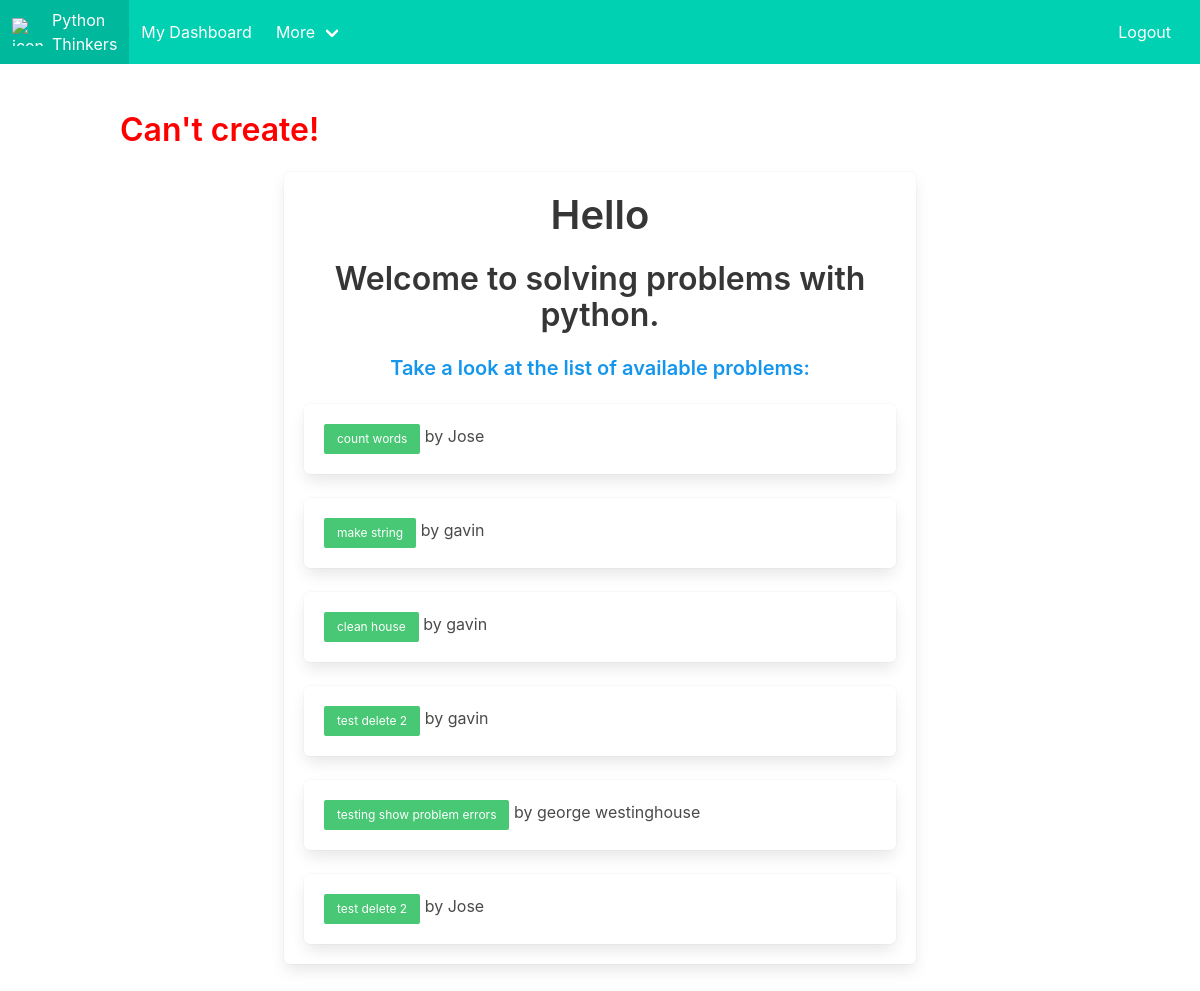
The page /problem/create on the database as committed earlier.
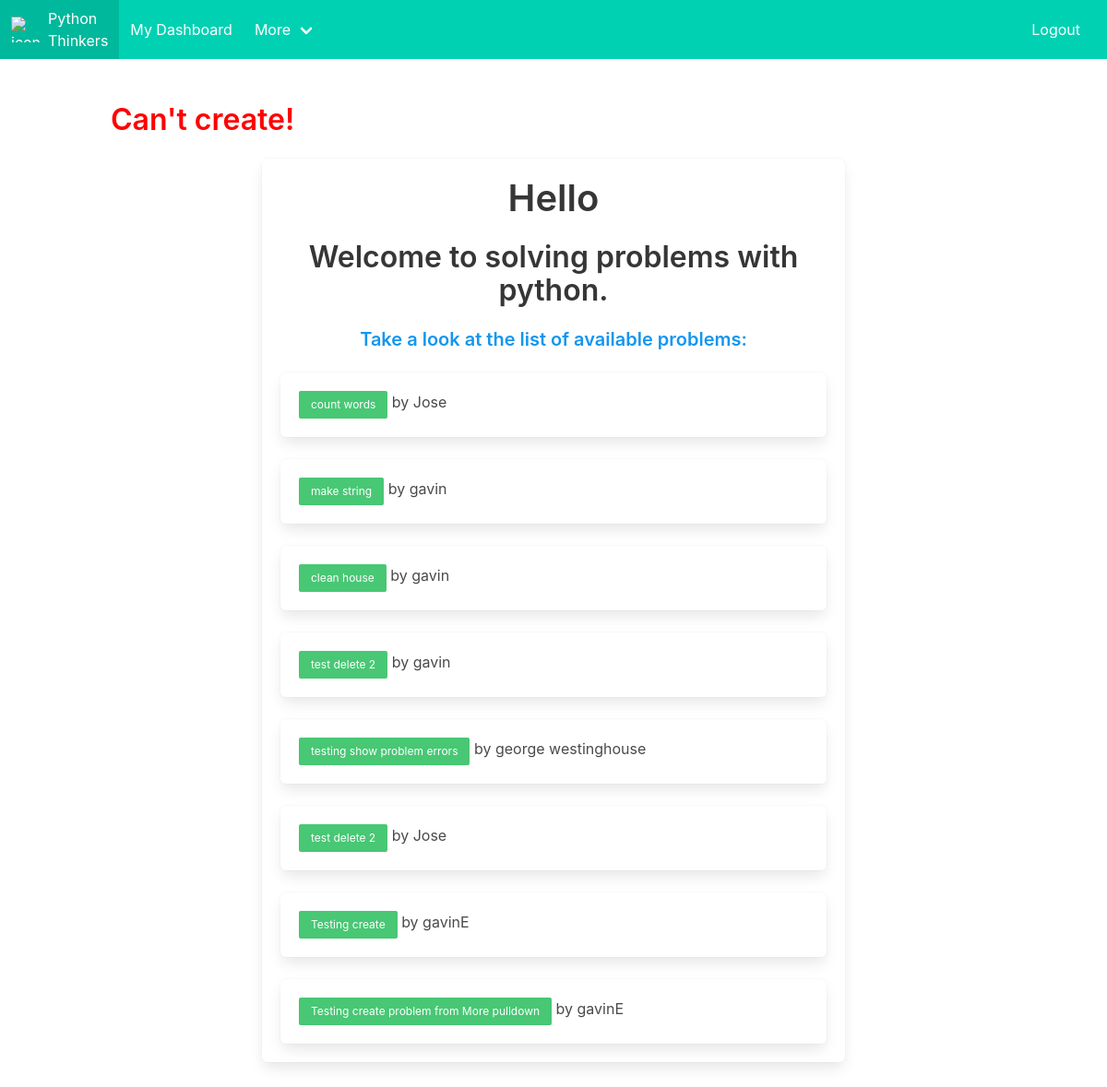
The same page on the database as committed later.
### share/models.py (models this page shows, shortened)
class Problem(models.Model):
    coder = models.ForeignKey(Coder, on_delete=models.CASCADE)
    title = models.CharField(max_length=50, null=False, blank=False, unique=False)
    description = models.TextField(max_length=100, null=False, blank=False, unique=False)
    image = models.ImageField(upload_to='myproblems/', blank=True)
    discipline = models.CharField(max_length=50, null=False, blank=False, unique=False)
    make_public = models.BooleanField(default=True)
    created = models.DateField(auto_now_add=True)
    updated = models.DateField(auto_now=True)     # everytime the obj is saved, new time is saved

class Coder(models.Model):
    coder_yet = models.BooleanField(default=False)  # the user is not a coder yet
    user = models.OneToOneField(User, on_delete=models.CASCADE)
    created = models.DateField(auto_now_add=True)   # maybe redundant, user model has date_joined
    updated = models.DateField(auto_now=True)

### share/views.py (the view)
# urls.py: path('problem/create', views.create_problem, name='create_problem'),
def create_problem(request):
    if request.method == "POST":
        user = request.user
        if not user.is_authenticated:
            return redirect("share:login")
        coder = user.coder
        title = request.POST["title"]
        description = request.POST["description"]
        discipline = request.POST["discipline"]
        make_public = request.POST.get('make_public', False)
        if make_public == 'on':
            make_public = True
        else:
            make_public = False
        if not title and not description:
            return render(request, "share/publish_problem_form.html", {"error":"Please fill in all required fields"})
        try:
            problem = Problem.objects.create(coder=coder, title=title, description=description, discipline=discipline, make_public=make_public)
            problem.save()
            problem = get_object_or_404(Problem, pk=problem.id)
            scripts = Script.objects.filter(problem=problem.id)
            return render(request, "share/problem.html",{"user":user, "problem":problem, "scripts": scripts})
        except:
            return render(request, "share/publish_problem_form.html", {"error":"Can't create the problem"})
    else:
        user = request.user
        all_problems = Problem.objects.all()
        return render(request, "share/index.html", {"user":user, "all_problems": all_problems, "error":"Can't create!"})

### share/templates/share/index.html (shortened to what this page needs)
{% extends "share/base.html" %}
{% block content %}
{% if error %}
  		<h3 class="title is-3" style="color: red">{{ error }}</h3>
{% endif %}
<div class="has-text-centered tile is-ancestor">
          <div style="margin: auto" class="tile is-8 is-parent">
              <div class="tile is-child box">
                  <h1 class="title is-2"> Hello  </h1>
           <h2 class="title is-3">Welcome to solving problems with python.</h2>
           <h4 class="title is-5" style="color:#1496ed">Take a look at the list of available problems: </h4>
{% for p in all_problems %}
              <div class="box">
                  <div class="content" align="left">
                      <a class="button is-success is-small" href="{% url 'share:show_problem' p.id %}">
                        {{ p.title }} </a> by {{ p.coder.user.username }}
                  </div>
              </div>
{% endfor %}
{% endblock content %}

Rows that differ between the two databases and show on the page:
added Problem: title "Testing create", coder.user.username "gavinE"
added Problem: title "Testing create problem from More pulldown", coder.user.username "gavinE"
